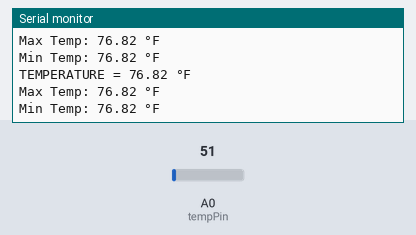
The sketch below on a simulated Arduino Uno, built with avr-gcc and run on an emulated ATmega328P. Parts: the last lines printed to the serial monitor. The test bench sets the inputs (shaded band); at power-on: A0 (tempPin) = 51.

Above: at 2.8 s.
2.9 s: A0 (tempPin) set to 61
At 4.7 s:
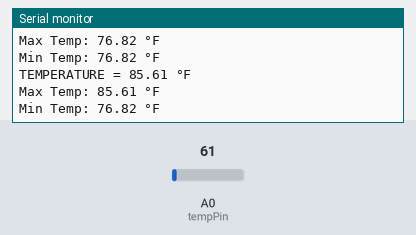
5.6 s: A0 (tempPin) set to 71
At 7.5 s:
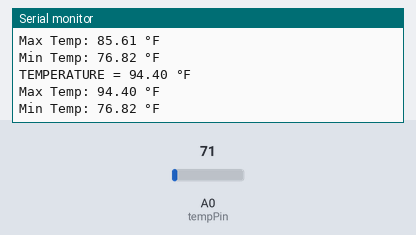
Timing chart, 0 to 9.0 s (numbered marks = the images above; inputs shaded):
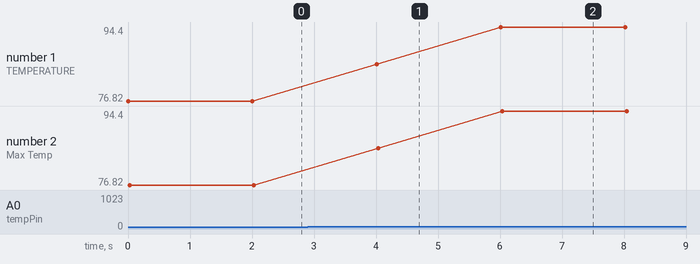

The sketch:

ass9.ino
```cpp
int val;
int tempPin = A0;         // Pin where the temperature sensor is connected
float tfmax = -1000;       // Initialize with a very low number
float tfmin = 1000;        // Initialize with a very high number

void setup() {
  Serial.begin(9600);
}

void loop() {
  // Read the analog value from the temperature sensor
  val = analogRead(tempPin);

  // Convert the analog reading to millivolts (assuming the sensor gives 500 mV for 50 degrees Celsius)
  float mv = (val / 1024.0) * 5000;

  // Convert millivolts to Celsius (assuming 10 mV per degree Celsius)
  float cel = mv / 10;

  // Convert Celsius to Fahrenheit
  float farh = (cel * 9.0) / 5.0 + 32.0;

  // Update the maximum and minimum Fahrenheit temperatures
  if (farh > tfmax) {
    tfmax = farh;
  }
  if (farh < tfmin) {
    tfmin = farh;
  }

  // Display the current temperature in Fahrenheit
  Serial.print("TEMPERATURE = ");
  Serial.print(farh);
  Serial.println(" °F");

  // Display the maximum temperature recorded
  Serial.print("Max Temp: ");
  Serial.print(tfmax);
  Serial.println(" °F");

  // Display the minimum temperature recorded
  Serial.print("Min Temp: ");
  Serial.print(tfmin);
  Serial.println(" °F");

  Serial.println();  // Print a blank line for spacing

  delay(2000);  // Wait for 2 seconds before taking the next reading
}
```

Measured:
- after the input at 2.9 s, the serial monitor: prints a new line after 1.1 s (image 1)
- after the input at 5.6 s, the serial monitor: prints a new line after 0.41 s (image 2)
- plotted number 1: 76.82 → 85.61 after the input at 2.9 s, 85.61 → 94.4 after the input at 5.6 s
- plotted number 2: 76.82 → 85.61 after the input at 2.9 s, 85.61 → 94.4 after the input at 5.6 s
